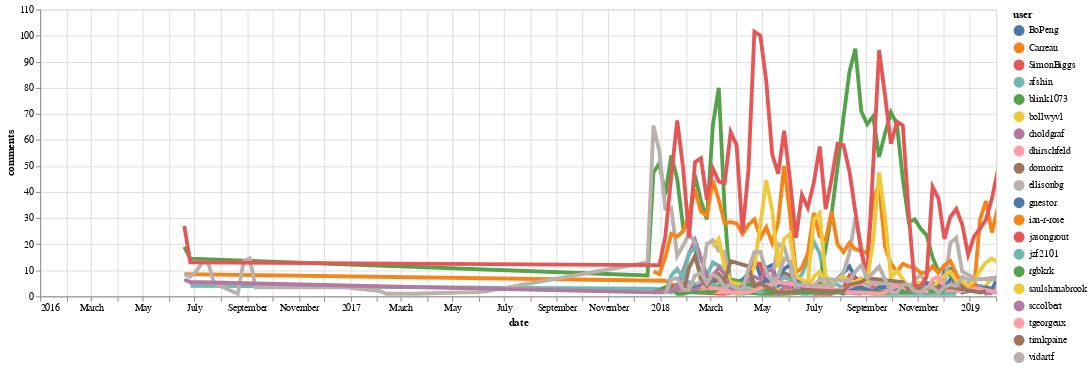

The notebook cell this image was saved under:
### Code cell
selectable_line_plot(user_data.reset_index(), 'date', 'comments', 'user')

### Figure 1 — Vega-Lite specification as saved in the notebook (floating-point values rounded to 4 significant figures; data arrays with more than 128 entries replaced by an {"elided": "..."} marker saying what was removed)
{"$schema": "https://vega.github.io/schema/vega-lite/v2.6.0.json", "config": {"view": {"height": 300, "width": 400}}, "datasets": {"data-fb4055abe9a63f4760106178192f880a": {"elided": "743 records"}}, "layer": [{"data": {"name": "data-fb4055abe9a63f4760106178192f880a"}, "encoding": {"color": {"field": "user", "type": "nominal"}, "opacity": {"value": 0}, "tooltip": {"field": "user", "type": "nominal"}, "x": {"field": "date", "scale": {"domain": ["2016-01-01", "2019-02-01"]}, "type": "temporal"}, "y": {"field": "comments", "type": "quantitative"}}, "mark": {"clip": true, "type": "circle"}, "selection": {"selector001": {"fields": ["user"], "nearest": true, "on": "mouseover", "type": "single"}}, "width": 1000}, {"data": {"name": "data-fb4055abe9a63f4760106178192f880a"}, "encoding": {"color": {"condition": {"field": "user", "selection": "selector001", "type": "nominal"}, "value": "lightgray"}, "size": {"condition": {"selection": {"not": "selector001"}, "value": 1}, "value": 4}, "tooltip": {"field": "user", "type": "nominal"}, "x": {"field": "date", "scale": {"domain": ["2016-01-01", "2019-02-01"]}, "type": "temporal"}, "y": {"field": "comments", "type": "quantitative"}}, "mark": {"clip": true, "type": "line"}, "width": 1000}]}
